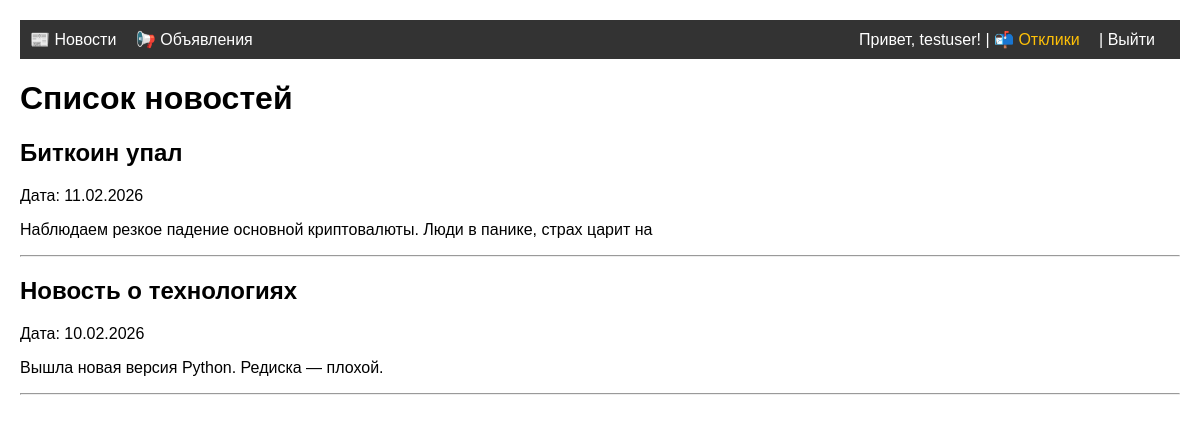
The app's page /news/ (signed in) with its own data.
### news/models.py (models this page shows, shortened)
class Post(models.Model):
    ARTICLE = 'AR'
    NEWS = 'NW'
    POST_TYPES = [
        (ARTICLE, 'Статья'),
        (NEWS, 'Новость'),
    ]
    author = models.ForeignKey(Author, on_delete=models.CASCADE)
    post_type = models.CharField(max_length=2, choices=POST_TYPES, default=ARTICLE)
    created_at = models.DateTimeField(auto_now_add=True)
    title = models.CharField(max_length=255)
    content = models.TextField()
    rating = models.IntegerField(default=0)
    categories = models.ManyToManyField(Category, through='PostCategory')

### news/views.py (the view)
# urls.py: path('', NewsList.as_view(), name='news_list'),
class NewsList(ListView):
    model = Post
    template_name = 'news/news_list.html'
    context_object_name = 'news_list'
    paginate_by = 10
    def get_queryset(self):
        return Post.objects.filter(post_type=Post.NEWS).order_by('-created_at')

### news/templates/news/news_list.html (shortened to what this page needs)
{% extends "base.html" %}
{% block content %}
    <h1>Список новостей</h1>
    {% for news in news_list %}
        <h2>{{ news.title }}</h2>
        <p>Дата: {{ news.created_at|date:"d.m.Y" }}</p>
        <p>{{ news.content|truncatewords:20 }}</p>
        <hr>
    {% empty %}
        <p>Новостей пока нет</p>
    {% endfor %}
{% endblock %}

### templates/base.html (shortened to what this page needs)
<!DOCTYPE html>
<html>
<head>
</head>
<body>
    <nav>
        <a href="{% url 'news_list' %}">📰 Новости</a>
        <a href="{% url 'bulletin_list' %}">📢 Объявления</a>
        <span class="user-info">
            {% if user.is_authenticated %}
                Привет, {{ user.username }}! |
                <a href="{% url 'my_responses' %}" style="color: #ffc107;">📬 Отклики</a> |
                <a href="{% url 'account_logout' %}" style="color: white;">Выйти</a>
            {% else %}
                <a href="{% url 'account_login' %}" style="color: white;">Войти</a> |
                <a href="{% url 'account_signup' %}" style="color: white;">Регистрация</a>
            {% endif %}
        </span>
    </nav>
    <main>
        {% block content %}
        {% endblock %}
    </main>
</body>
</html>

### templates/base.html (style rules this page uses)
body { font-family: Arial, sans-serif; margin: 20px; }
nav { background: #333; padding: 10px; margin-bottom: 20px; }
nav a { color: white; margin-right: 15px; text-decoration: none; }
.user-info { float: right; color: white; }

### records on screen
Post: title "Биткоин упал", created_at "11.02.2026", content "Наблюдаем резкое падение основной криптовалюты. Люди в панике, страх царит на"
Post: title "Новость о технологиях", created_at "10.02.2026", content "Вышла новая версия Python. Редиска — плохой."

### other values on screen
{{ user.username }} "testuser"
